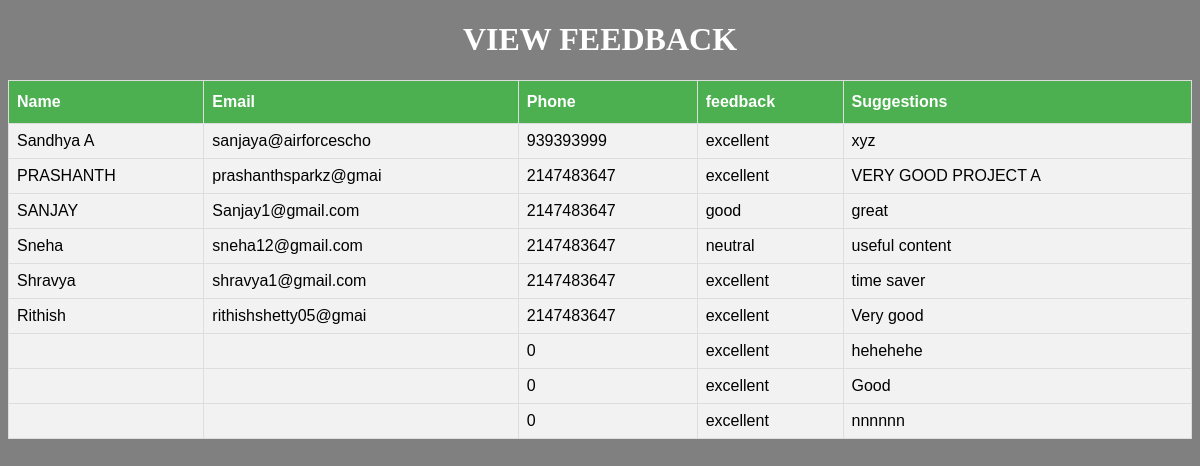
Page /php/view.php on the committed database.
### tables this page shows
CREATE TABLE `poll` (
  `id` int(5) NOT NULL,
  `name` varchar(20) NOT NULL,
  `email` varchar(20) NOT NULL,
  `phone` int(10) NOT NULL,
  `feedback` varchar(20) NOT NULL,
  `suggestions` varchar(20) NOT NULL
);

### php/view.php (the view, shortened to what this page needs)
<!DOCTYPE html>
<html>
<head>
</head>
<body style="background-color:grey;">
<center> <h1 style="color:white;"> VIEW FEEDBACK </h1> </center>
<?php
$con = mysqli_connect("localhost", "root", "", "notes_repository");
      $result = mysqli_query($con,"SELECT * FROM poll");
            echo "<table border='1' id='customers'>
            <tr>
            <th>Name</th>
            <th>Email</th>
            <th>Phone</th>
            <th>feedback</th>
            <th>Suggestions</th>
            </tr>";
            while($row = mysqli_fetch_array($result))
            {
            echo "<tr>";
            echo "<td>" . $row['name'] . "</td>";
            echo "<td>" . $row['email'] . "</td>";
            echo "<td>" . $row['phone'] . "</td>";
            echo "<td>" . $row['feedback'] . "</td>";
            echo "<td>" . $row['suggestions'] . "</td>";
            echo "</tr>";
            }
            echo "</table>";
?>
</body>
</html>

### php/view.php (style rules this page uses)
#customers { font-family: "Trebuchet MS", Arial, Helvetica, sans-serif; border-collapse: collapse; width: 100%; }
#customers td, #customers th { border: 1px solid #ddd; padding: 8px; }
#customers tr:nth-child(even) { background-color: #f2f2f2; }
#customers tr:nth-child(odd) { background-color: #f2f2f2; }
#customers th { padding-top: 12px; padding-bottom: 12px; text-align: left; background-color: #4CAF50; color: white; }

### rows in the picture
poll: name "Sandhya A", email "sanjaya@airforcescho", phone "939393999", feedback "excellent", suggestions "xyz"
poll: name "PRASHANTH", email "prashanthsparkz@gmai", phone "2147483647", feedback "excellent", suggestions "VERY GOOD PROJECT A"
poll: name "SANJAY", email "Sanjay1@gmail.com", phone "2147483647", feedback "good", suggestions "great"
poll: name "Sneha", email "sneha12@gmail.com", phone "2147483647", feedback "neutral", suggestions "useful content"
poll: name "Shravya", email "shravya1@gmail.com", phone "2147483647", feedback "excellent", suggestions "time saver"
poll: name "Rithish", email "rithishshetty05@gmai", phone "2147483647", feedback "excellent", suggestions "Very good"
poll: phone "0", feedback "excellent", suggestions "hehehehe"
poll: phone "0", feedback "excellent", suggestions "Good"
poll: phone "0", feedback "excellent", suggestions "nnnnnn"
